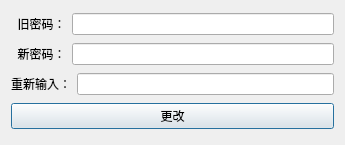
<?xml version="1.0" encoding="UTF-8"?>
<ui version="4.0">
 <class>change_passwd</class>
 <widget class="QDialog" name="change_passwd">
  <property name="geometry">
   <rect>
    <x>0</x>
    <y>0</y>
    <width>345</width>
    <height>145</height>
   </rect>
  </property>
  <property name="windowTitle">
   <string>密码更改</string>
  </property>
  <layout class="QVBoxLayout" name="verticalLayout">
   <item>
    <layout class="QHBoxLayout" name="horizontalLayout">
     <item>
      <widget class="QLabel" name="label">
       <property name="text">
        <string>  旧密码：</string>
       </property>
      </widget>
     </item>
     <item>
      <widget class="QLineEdit" name="lineEdit">
       <property name="echoMode">
        <enum>QLineEdit::Password</enum>
       </property>
      </widget>
     </item>
    </layout>
   </item>
   <item>
    <layout class="QHBoxLayout" name="horizontalLayout_2">
     <item>
      <widget class="QLabel" name="label_2">
       <property name="text">
        <string>  新密码：</string>
       </property>
      </widget>
     </item>
     <item>
      <widget class="QLineEdit" name="lineEdit_2">
       <property name="echoMode">
        <enum>QLineEdit::Password</enum>
       </property>
      </widget>
     </item>
    </layout>
   </item>
   <item>
    <layout class="QHBoxLayout" name="horizontalLayout_3">
     <item>
      <widget class="QLabel" name="label_3">
       <property name="text">
        <string>重新输入：</string>
       </property>
      </widget>
     </item>
     <item>
      <widget class="QLineEdit" name="lineEdit_3">
       <property name="echoMode">
        <enum>QLineEdit::Password</enum>
       </property>
      </widget>
     </item>
    </layout>
   </item>
   <item>
    <widget class="QPushButton" name="pushButton">
     <property name="text">
      <string>更改</string>
     </property>
    </widget>
   </item>
  </layout>
 </widget>
 <resources/>
 <connections/>
</ui>
